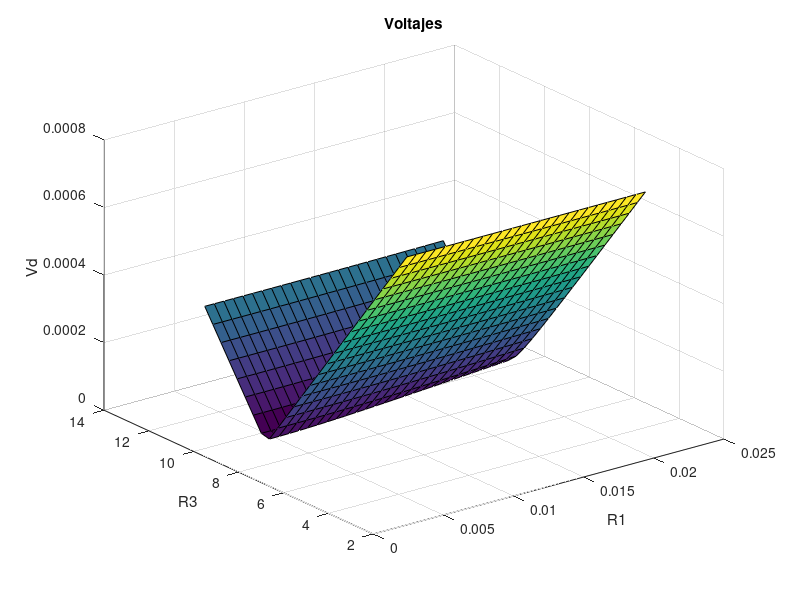
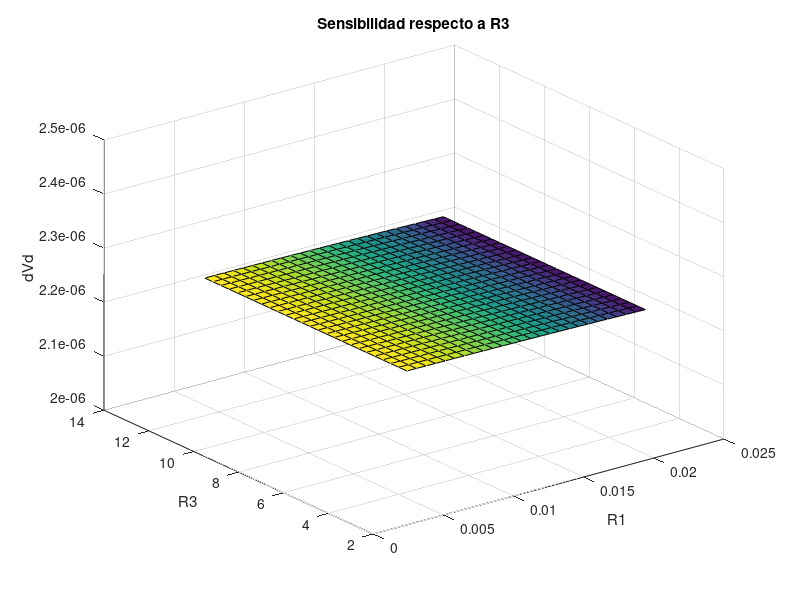
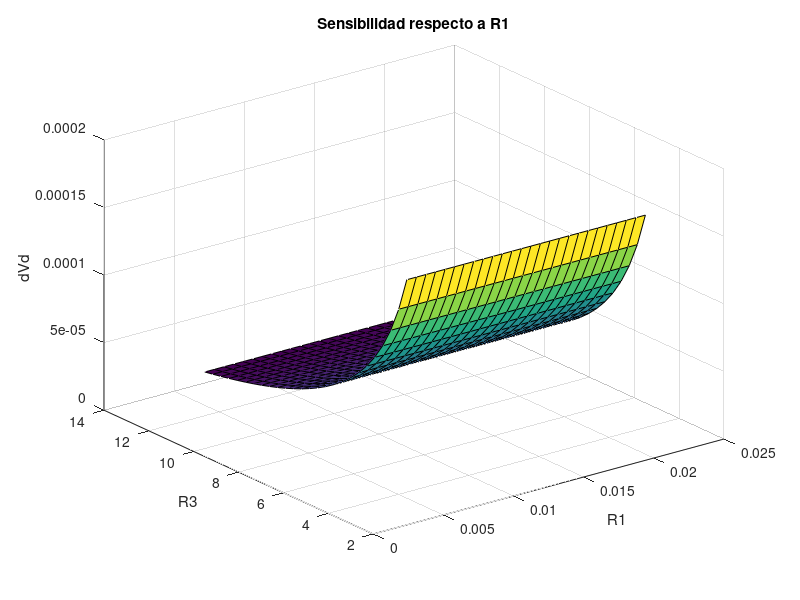

Here is the MATLAB script that generated these plots, in order:
clear
% Constantes
R4 = 1e6; % Ohm. Afecta Unicamente a R1
C3 = 100e-9; % F. Afecta a ambos

f = 10e3; % Hz
w = 2*pi*f; % Rad*s-1
Vg = 10; % V

% Control
spanL = [0.4e-3 2.1e-3];
NR1 = 25; % Vueltas del R1

QN = 53; % Placeholder
spanQ = [0.25*QN QN];
NR3 = 25; % Vueltas del R3

spanR = w*[max(spanL)/min(spanQ) min(spanL)/max(spanQ)];

% Elemento de "Prueba"
Lx = (max(spanL)-min(spanL))*rand()+min(spanL); % Random
Rx = w*Lx*QN;

% Parametro Resistencia 1 (Afecta con Lx)
spanR1 = spanL/(C3*R4); % Ohm
ranR1 = max(spanR1) - min(spanR1); % Rango de R1
DR1 = ranR1/NR1; % Delta R1
R1 = (min(spanR1):DR1:max(spanR1));

% Parametro Reistencia 3 (Afecta con Qx)
spanR3 = 1./( w .* spanQ * C3); % Ohm
ranR3 = max(spanR3) - min(spanR3); % Rango de R3
DR3 = ranR3/NR3; % Delta R3
R3 = (min(spanR3):DR3:max(spanR3));

% Impedancias
Z1 = R1;
Z2 = 1./(1/Rx + 1/(1i*w*Lx));
Z3 = R3 + 1/(1i*w*C3);
Z4 = R4;

% Calculo
Vd = zeros(length(R1),length(R3));
for i=1:length(R1)
    for j=1:length(R3)
        Vd(i,j) = abs(Z3(j)/(Z1(i)+Z3(j)) - Z4/(Z2+Z4))*Vg;
    end
end

figure(1);
surf(R1,R3,Vd);
xlabel('R1');
ylabel('R3');
zlabel('Vd');
title ('Voltajes');

% Sensibilidades
% Sensibilidad a R3
dVdR3 = zeros(length(R1),length(R3));
for i=1:length(R1)
    for j=1:length(R3)
        dVdR3(i,j) = abs(1/((1 + Z1(i)/Z3(j))*(Z4/Z2 + 1))*DR3/Z3(j)*Vg);
    end
end

figure(2);
surf(R1,R3,dVdR3);
xlabel('R1');
ylabel('R3');
zlabel('dVd');
title('Sensibilidad respecto a R3');

% Sensibilidad a R1
dVdR1 = zeros(length(R1),length(R3));
for i=1:length(R1)
    for j=1:length(R3)
        dVdR1(i,j) = abs(1/((1 + Z1(i)/Z3(j))*(Z4/Z2 + 1))*DR1/Z1(i)*Vg);
    end
end

figure(3);
surf(R1,R3,dVdR1);
xlabel('R1');
ylabel('R3');
zlabel('dVd');
title('Sensibilidad respecto a R1');